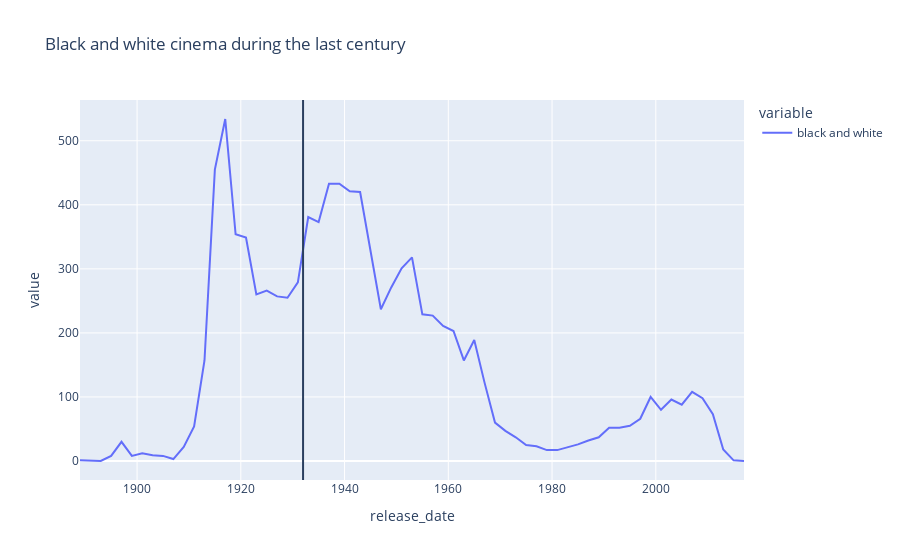

This figure's notebook cell:
### Code cell
fig = px.line(genre_per_date.resample("2Y").sum()['black and white'], title = 'Black and white cinema during the last century')
fig.add_vline(x = pd.to_datetime(1932, format="%Y"))

### Figure 1 — Plotly figure (JSON) as saved in the notebook; plotly's stock layout.template omitted (floating-point values rounded to 4 significant figures)
{"data": [{"hovertemplate": "variable=black and white<br>release_date=%{x}<br>value=%{y}<extra></extra>", "legendgroup": "black and white", "line": {"color": "#636efa", "dash": "solid"}, "marker": {"symbol": "circle"}, "mode": "lines", "name": "black and white", "orientation": "v", "showlegend": true, "type": "scatter", "x": ["1888-12-31T00:00:00", "1890-12-31T00:00:00", "1892-12-31T00:00:00", "1894-12-31T00:00:00", "1896-12-31T00:00:00", "1898-12-31T00:00:00", "1900-12-31T00:00:00", "1902-12-31T00:00:00", "1904-12-31T00:00:00", "1906-12-31T00:00:00", "1908-12-31T00:00:00", "1910-12-31T00:00:00", "1912-12-31T00:00:00", "1914-12-31T00:00:00", "1916-12-31T00:00:00", "1918-12-31T00:00:00", "1920-12-31T00:00:00", "1922-12-31T00:00:00", "1924-12-31T00:00:00", "1926-12-31T00:00:00", "1928-12-31T00:00:00", "1930-12-31T00:00:00", "1932-12-31T00:00:00", "1934-12-31T00:00:00", "1936-12-31T00:00:00", "1938-12-31T00:00:00", "1940-12-31T00:00:00", "1942-12-31T00:00:00", "1944-12-31T00:00:00", "1946-12-31T00:00:00", "1948-12-31T00:00:00", "1950-12-31T00:00:00", "1952-12-31T00:00:00", "1954-12-31T00:00:00", "1956-12-31T00:00:00", "1958-12-31T00:00:00", "1960-12-31T00:00:00", "1962-12-31T00:00:00", "1964-12-31T00:00:00", "1966-12-31T00:00:00", "1968-12-31T00:00:00", "1970-12-31T00:00:00", "1972-12-31T00:00:00", "1974-12-31T00:00:00", "1976-12-31T00:00:00", "1978-12-31T00:00:00", "1980-12-31T00:00:00", "1982-12-31T00:00:00", "1984-12-31T00:00:00", "1986-12-31T00:00:00", "1988-12-31T00:00:00", "1990-12-31T00:00:00", "1992-12-31T00:00:00", "1994-12-31T00:00:00", "1996-12-31T00:00:00", "1998-12-31T00:00:00", "2000-12-31T00:00:00", "2002-12-31T00:00:00", "2004-12-31T00:00:00", "2006-12-31T00:00:00", "2008-12-31T00:00:00", "2010-12-31T00:00:00", "2012-12-31T00:00:00", "2014-12-31T00:00:00", "2016-12-31T00:00:00"], "xaxis": "x", "y": [1, 1, 0, 8, 30, 8, 12, 9, 8, 3, 22, 54, 157, 455, 534, 354, 349, 260, 266, 257, 255, 279, 381, 373, 433, 433, 421, 420, 329, 237, 271, 301, 318, 229, 227, 211, 203, 157, 189, 122, 60, 47, 37, 25, 23, 17, 17, 21, 26, 32, 37, 52, 52, 55, 66, 100, 80, 96, 88, 108, 98, 73, 18, 1, 0], "yaxis": "y"}], "layout": {"legend": {"title": {"text": "variable"}, "tracegroupgap": 0}, "shapes": [{"type": "line", "x0": "1932-01-01T00:00:00", "x1": "1932-01-01T00:00:00", "xref": "x", "y0": 0, "y1": 1, "yref": "y domain"}], "title": {"text": "Black and white cinema during the last century"}, "xaxis": {"anchor": "y", "domain": [0, 1], "title": {"text": "release_date"}}, "yaxis": {"anchor": "x", "domain": [0, 1], "title": {"text": "value"}}}}
